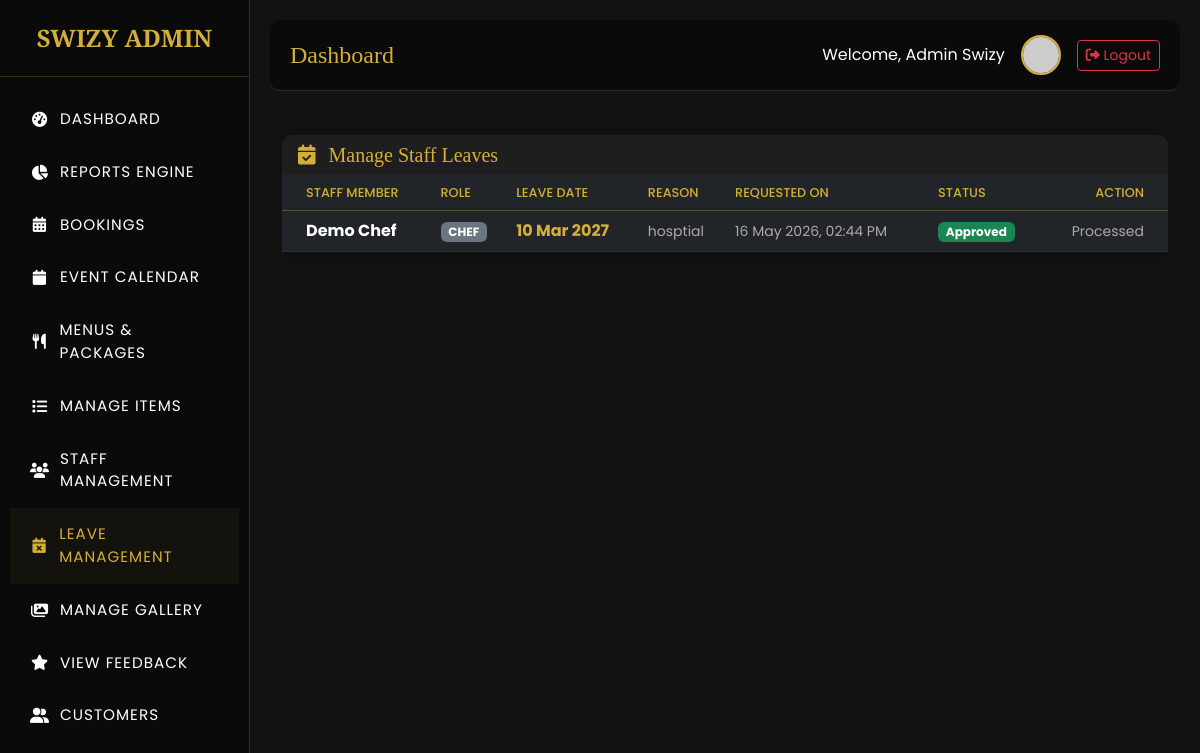
Screenshot of /admin/manage_leaves.php (signed in) with the database file from the repository.
### tables this page shows
CREATE TABLE IF NOT EXISTS `leave_requests` (
  `id` int NOT NULL AUTO_INCREMENT,
  `staff_id` int NOT NULL,
  `leave_date` date NOT NULL,
  `reason` text,
  `status` enum('pending','approved','rejected') DEFAULT 'pending',
  `created_at` timestamp NULL DEFAULT CURRENT_TIMESTAMP,
  PRIMARY KEY (`id`),
  KEY `staff_id` (`staff_id`)
);

CREATE TABLE IF NOT EXISTS `users` (
  `id` int NOT NULL AUTO_INCREMENT,
  `role` enum('admin','customer','chef','server','site_manager') NOT NULL,
  `name` varchar(255) NOT NULL,
  `email` varchar(100) NOT NULL,
  `phone` varchar(20) NOT NULL,
  `password` varchar(255) NOT NULL,
  `profile_image` varchar(255) DEFAULT 'default.png',
  `availability_status` tinyint(1) DEFAULT '1',
  `active_status` tinyint(1) DEFAULT '1',
  `created_at` timestamp NULL DEFAULT CURRENT_TIMESTAMP,
  `updated_at` timestamp NULL DEFAULT CURRENT_TIMESTAMP ON UPDATE CURRENT_TIMESTAMP,
  PRIMARY KEY (`id`),
  UNIQUE KEY `email` (`email`)
);

### classes/DataAccess.class.php (called while the page is built, shortened)
<?php
class DataAccess
{
	private $_con,$_query,$_errors;
	public function __construct()
	{
		if(!$this->_con=mysqli_connect(DB_HOST,DB_USER,DB_PASSWORD,DB_NAME))
		{
			die("connection Error");
		}
	}
    public function getDataJoin($fields,$table,$condition = "1",$join=NULL)
	{
		$this->_query = "select ";
		if(is_array($fields))
		{
				$this->_query.=implode(",",$fields);
        }
		$this->_query.=" from $table ";
        if(isset($join) && $join!=NULL)
        {
            if(is_array($join))
            {
                foreach($join as $i=>$v)
                {
                    if(is_array($v))
                    {
                        if($v['1']=='innerjoin' || $v['1']=='join' || $v['1']=='')
                        {
                            $this->_query.=" inner join ".$i." on ".$v['0'];
                        }
                    }
                }
            }
        }
        $this->_query.=" where $condition";
		$resref=mysqli_query($this->_con,$this->_query);
		$dataArr = array();
		if(mysqli_num_rows($resref))
		{
			while($rows = mysqli_fetch_assoc($resref))
			{
				$dataArr[] = $rows;
			}
		}
		return $dataArr;
	}
}
?>

### admin/manage_leaves.php (the view, shortened to what this page needs)
<?php require_once('header.php');
$dao = new DataAccess();
$leaves = $dao->getDataJoin(
    array("leave_requests.*", "users.name as staff_name", "users.role"),
    "leave_requests",
    "1 ORDER BY leave_requests.leave_date DESC",
    array("users" => array("leave_requests.staff_id=users.id", "innerjoin"))
);
?>
<div class="container-fluid py-4">
    <div class="card shadow border-0" style="background:var(--card-bg);">
        <div class="card-header border-0 bg-transparent text-gold d-flex justify-content-between align-items-center" style="color:var(--primary-gold);">
            <h5 class="mb-0"><i class="fa fa-calendar-check me-2"></i> Manage Staff Leaves</h5>
        </div>
        <div class="card-body p-0">
            <div class="table-responsive">
                <table class="table table-dark table-hover mb-0 align-middle">
                    <thead class="text-uppercase" style="font-size:0.8rem;">
                        <tr>
                            <th class="ps-4">Staff Member</th>
                            <th>Role</th>
                            <th>Leave Date</th>
                            <th>Reason</th>
                            <th>Requested On</th>
                            <th>Status</th>
                            <th class="pe-4 text-end">Action</th>
                        </tr>
                    </thead>
                    <tbody>
                        <?php if(!empty($leaves)): foreach($leaves as $lv): ?>
                        <tr>
                            <td class="ps-4 text-white fw-bold"><?= htmlspecialchars($lv['staff_name']) ?></td>
                            <td><span class="badge bg-secondary text-uppercase"><?= htmlspecialchars($lv['role']) ?></span></td>
                            <td><strong class="text-gold" style="color:var(--primary-gold);"><?= date('d M Y', strtotime($lv['leave_date'])) ?></strong></td>
                            <td><small class="text-muted"><?= htmlspecialchars($lv['reason']) ?: 'N/A' ?></small></td>
                            <td><small class="text-muted"><?= date('d M Y, h:i A', strtotime($lv['created_at'])) ?></small></td>
                            <td>
                                <?php if($lv['status'] == 'pending'): ?>
                                    <span class="badge bg-warning text-dark">Pending</span>
                                <?php elseif($lv['status'] == 'approved'): ?>
                                    <span class="badge bg-success">Approved</span>
                                <?php else: ?>
                                    <span class="badge bg-danger">Rejected</span>
                                <?php endif; ?>
                            </td>
                            <td class="pe-4 text-end">
                                <?php if($lv['status'] == 'pending'): ?>
                                    <a href="manage_leaves.php?approve=<?= $lv['id'] ?>" class="btn btn-sm btn-outline-success mb-1" onclick="return confirm('Approve this leave?');"><i class="fa fa-check"></i></a>
                                    <a href="manage_leaves.php?reject=<?= $lv['id'] ?>" class="btn btn-sm btn-outline-danger" onclick="return confirm('Reject this leave?');"><i class="fa fa-times"></i></a>
                                <?php else: ?>
                                    <span class="text-muted small">Processed</span>
                                <?php endif; ?>
                            </td>
                        </tr>
                        <?php endforeach; else: ?>
                        <tr><td colspan="7" class="text-center text-muted py-5">No leave requests found.</td></tr>
                        <?php endif; ?>
                    </tbody>
                </table>
            </div>
        </div>
    </div>
</div>
<?php require_once('footer.php'); ?>

### assets/css/style.css (style rules this page uses)
:root { --primary-gold: #d4af37; --dark-bg: #0a0a0a; --card-bg: rgba(25, 25, 25, 0.9); --text-light: #ffffff; --text-muted: #aaaaaa; --transition: all 0.4s cubic-bezier(0.25, 0.8, 0.25, 1); }
body { background-color: var(--dark-bg); color: var(--text-light); font-family: 'Poppins', sans-serif; overflow-x: hidden; scroll-behavior: smooth; }
h1, h2, h3, h4, h5, h6, .brand-font { font-family: 'Playfair Display', serif; }
.text-muted { color: var(--text-muted) !important; }

### admin/header.php (style rules this page uses)
:root { --primary-gold: #d4af37; --dark-bg: #121212; --sidebar-bg: #0a0a0a; --card-bg: #1e1e1e; --text-light: #ffffff; --text-muted: #aaaaaa; }
body { background-color: var(--dark-bg); color: var(--text-light); font-family: 'Poppins', sans-serif; overflow-x: hidden; }
.text-muted { color: var(--text-muted) !important; }
.card { background: var(--card-bg); border: 1px solid rgba(212, 175, 55, 0.1); border-radius: 10px; color: var(--text-light); }
.card-header { background: rgba(0,0,0,0.2); border-bottom: 1px solid rgba(212, 175, 55, 0.1); color: var(--primary-gold); }
.table { color: var(--text-light); }
.table th { border-bottom: 1px solid rgba(212, 175, 55, 0.3); color: var(--primary-gold); font-weight: 500; }
.table td { border-bottom: 1px solid rgba(255, 255, 255, 0.05); vertical-align: middle; }

### rows the page displays
leave_requests: users.name "Demo Chef", users.role "CHEF", leave_date "10 Mar 2027", reason "hosptial", created_at "16 May 2026, 02:44 PM", status "Approved"

### other values shown
$_SESSION['name'] "Admin Swizy"
